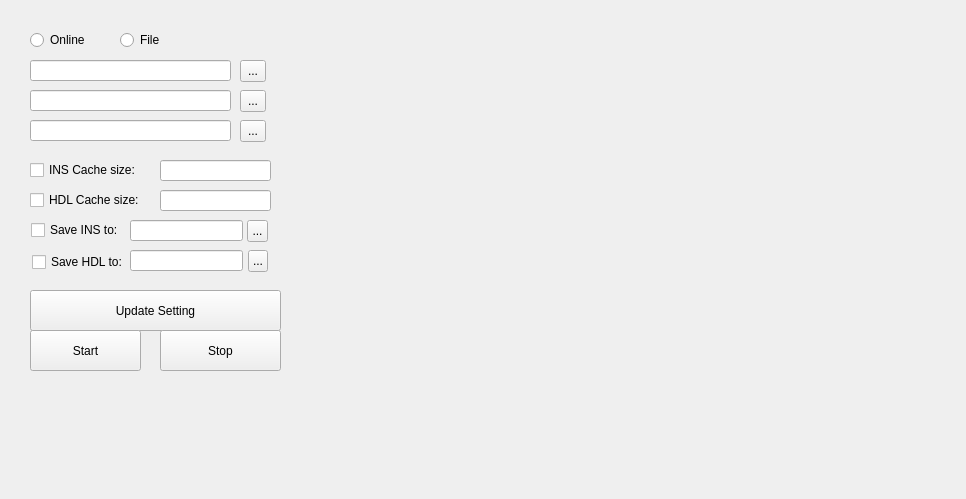
<?xml version="1.0" encoding="UTF-8"?>
<ui version="4.0">
 <class>PCLViewer</class>
 <widget class="QMainWindow" name="PCLViewer">
  <property name="geometry">
   <rect>
    <x>0</x>
    <y>0</y>
    <width>966</width>
    <height>499</height>
   </rect>
  </property>
  <property name="minimumSize">
   <size>
    <width>0</width>
    <height>0</height>
   </size>
  </property>
  <property name="maximumSize">
   <size>
    <width>5000</width>
    <height>5000</height>
   </size>
  </property>
  <property name="windowTitle">
   <string>PCLViewer</string>
  </property>
  <widget class="QWidget" name="centralwidget">
   <widget class="QVTKWidget" name="qvtkWidget" native="true">
    <property name="geometry">
     <rect>
      <x>300</x>
      <y>10</y>
      <width>640</width>
      <height>480</height>
     </rect>
    </property>
   </widget>
   <widget class="QPushButton" name="btnUpdateSetting">
    <property name="geometry">
     <rect>
      <x>30</x>
      <y>290</y>
      <width>251</width>
      <height>41</height>
     </rect>
    </property>
    <property name="text">
     <string>Update Setting</string>
    </property>
   </widget>
   <widget class="QRadioButton" name="rbnOnline">
    <property name="geometry">
     <rect>
      <x>30</x>
      <y>30</y>
      <width>81</width>
      <height>20</height>
     </rect>
    </property>
    <property name="text">
     <string>Online</string>
    </property>
   </widget>
   <widget class="QRadioButton" name="rbnFile">
    <property name="geometry">
     <rect>
      <x>120</x>
      <y>30</y>
      <width>81</width>
      <height>20</height>
     </rect>
    </property>
    <property name="text">
     <string>File</string>
    </property>
   </widget>
   <widget class="QLabel" name="lblPcapFile">
    <property name="geometry">
     <rect>
      <x>120</x>
      <y>64</y>
      <width>59</width>
      <height>20</height>
     </rect>
    </property>
    <property name="text">
     <string/>
    </property>
   </widget>
   <widget class="QCheckBox" name="cbxINSSize">
    <property name="geometry">
     <rect>
      <x>30</x>
      <y>160</y>
      <width>121</width>
      <height>20</height>
     </rect>
    </property>
    <property name="text">
     <string>INS Cache size:</string>
    </property>
   </widget>
   <widget class="QLineEdit" name="edtINSSize">
    <property name="geometry">
     <rect>
      <x>160</x>
      <y>160</y>
      <width>111</width>
      <height>21</height>
     </rect>
    </property>
   </widget>
   <widget class="QToolButton" name="btnChoosePcapFile">
    <property name="geometry">
     <rect>
      <x>240</x>
      <y>60</y>
      <width>26</width>
      <height>22</height>
     </rect>
    </property>
    <property name="text">
     <string>...</string>
    </property>
   </widget>
   <widget class="QLineEdit" name="edtPcapFile">
    <property name="geometry">
     <rect>
      <x>30</x>
      <y>60</y>
      <width>201</width>
      <height>21</height>
     </rect>
    </property>
    <property name="text">
     <string extracomment="Choose .pcap file"/>
    </property>
   </widget>
   <widget class="QCheckBox" name="cbxHDLSize">
    <property name="geometry">
     <rect>
      <x>30</x>
      <y>190</y>
      <width>131</width>
      <height>20</height>
     </rect>
    </property>
    <property name="text">
     <string>HDL Cache size:</string>
    </property>
   </widget>
   <widget class="QLineEdit" name="edtHDLCache">
    <property name="geometry">
     <rect>
      <x>160</x>
      <y>190</y>
      <width>111</width>
      <height>21</height>
     </rect>
    </property>
   </widget>
   <widget class="QCheckBox" name="cbxSaveINS">
    <property name="geometry">
     <rect>
      <x>31</x>
      <y>220</y>
      <width>101</width>
      <height>20</height>
     </rect>
    </property>
    <property name="text">
     <string>Save INS to:</string>
    </property>
   </widget>
   <widget class="QLineEdit" name="edtSaveINS">
    <property name="geometry">
     <rect>
      <x>130</x>
      <y>220</y>
      <width>113</width>
      <height>21</height>
     </rect>
    </property>
   </widget>
   <widget class="QToolButton" name="btnSaveINSTo">
    <property name="geometry">
     <rect>
      <x>247</x>
      <y>220</y>
      <width>21</width>
      <height>22</height>
     </rect>
    </property>
    <property name="text">
     <string>...</string>
    </property>
   </widget>
   <widget class="QCheckBox" name="cbxSaveHDL">
    <property name="geometry">
     <rect>
      <x>32</x>
      <y>252</y>
      <width>101</width>
      <height>20</height>
     </rect>
    </property>
    <property name="text">
     <string>Save HDL to:</string>
    </property>
   </widget>
   <widget class="QLineEdit" name="edtSaveHDL">
    <property name="geometry">
     <rect>
      <x>130</x>
      <y>250</y>
      <width>113</width>
      <height>21</height>
     </rect>
    </property>
   </widget>
   <widget class="QToolButton" name="btnSaveHDLTo">
    <property name="geometry">
     <rect>
      <x>248</x>
      <y>250</y>
      <width>20</width>
      <height>22</height>
     </rect>
    </property>
    <property name="text">
     <string>...</string>
    </property>
   </widget>
   <widget class="QLineEdit" name="edtCalibFile">
    <property name="geometry">
     <rect>
      <x>30</x>
      <y>120</y>
      <width>201</width>
      <height>21</height>
     </rect>
    </property>
   </widget>
   <widget class="QToolButton" name="btnChooseCalibFile">
    <property name="geometry">
     <rect>
      <x>240</x>
      <y>120</y>
      <width>26</width>
      <height>22</height>
     </rect>
    </property>
    <property name="text">
     <string>...</string>
    </property>
   </widget>
   <widget class="QToolButton" name="btnChooseINSFile">
    <property name="geometry">
     <rect>
      <x>240</x>
      <y>90</y>
      <width>26</width>
      <height>22</height>
     </rect>
    </property>
    <property name="text">
     <string>...</string>
    </property>
   </widget>
   <widget class="QLineEdit" name="edtINSFile">
    <property name="geometry">
     <rect>
      <x>30</x>
      <y>90</y>
      <width>201</width>
      <height>21</height>
     </rect>
    </property>
   </widget>
   <widget class="QPushButton" name="btnStop">
    <property name="geometry">
     <rect>
      <x>160</x>
      <y>330</y>
      <width>121</width>
      <height>41</height>
     </rect>
    </property>
    <property name="text">
     <string>Stop</string>
    </property>
   </widget>
   <widget class="QPushButton" name="btnStart">
    <property name="geometry">
     <rect>
      <x>30</x>
      <y>330</y>
      <width>111</width>
      <height>41</height>
     </rect>
    </property>
    <property name="text">
     <string>Start</string>
    </property>
   </widget>
  </widget>
 </widget>
 <customwidgets>
  <customwidget>
   <class>QVTKWidget</class>
   <extends>QWidget</extends>
   <header>QVTKWidget.h</header>
  </customwidget>
 </customwidgets>
 <resources/>
 <connections/>
</ui>
